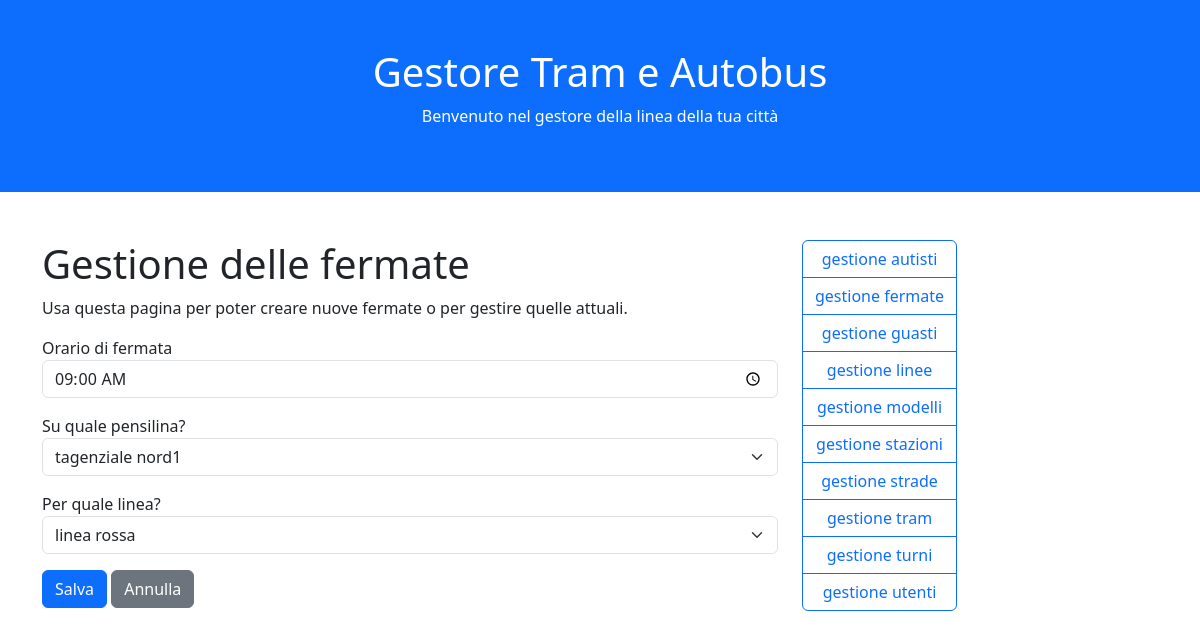
Page /Tram/fermate.php?azione=modifica&id=1 on the committed database.
### tables this page shows
CREATE TABLE fermate (
    idfermata integer primary key autoincrement,
    idlinea integer,
    idpensilina integer,
    orario time
);

CREATE TABLE pensiline (
    idpensilina integer primary key autoincrement,
    idstrada integer,
    pensilina text
);

CREATE TABLE linee (
    idlinea integer primary key autoincrement,
    linea text
);

### Tram/funzioni.php (the view, shortened to what this page needs)
<?php
	function EseguiDB($sql, $salva = false){
		$dbcon = new SQLite3(NOMEDB);
			$dati = $dbcon->query($sql);
		return $dati;
	}
	function ApriForm($azione = null, $metodo = "post"){
		if($azione == null){
			echo "<form method='".$metodo."'>";
		} else {
			echo "<form action='".$azione."' method='".$metodo."'>";
		}
	}
	function ChiudiForm($salva = "Salva", $annulla = "Annulla"){
		echo "
			<button class='btn btn-primary'>".$salva."</button>
			<button type='reset' class='btn btn-secondary'>".$annulla."</button>
			</form>";
	}
	function ScriviCampo($id, $label, $valore = "", $tipo = "text", $classe = "form-control"){
		switch($tipo){
			default:
				echo "<p class='form-group'>
							<label for='".$id."'>".$label."</label>
							<input value='".$valore."' type='".$tipo."' id='".$id."' name='".$id."' class='".$classe."' />
						</p>";
			break;
		}
	}
	function ScriviTendina($id, $label, $chiave, $descrizione, $tabella, $valore = 0){
		$dati = EseguiDB("SELECT ".$chiave.", ".$descrizione."
							FROM ".$tabella."
							ORDER BY ".$descrizione.";");
		$opzioni = [];
		while($riga = $dati->fetchArray()){
			if($riga[$chiave] == $valore){
				$opzioni[] = "<option selected value=".$riga[$chiave].">
								".$riga[$descrizione]."
								</option>";
			} else {
				$opzioni[] = "<option value=".$riga[$chiave].">
								".$riga[$descrizione]."
								</option>";
			}
		}
		$opzioni = implode("", $opzioni);
		echo "<p class='form-group'>
					<label for='".$id."'>".$label."</label>
					<select class='form-select' id='".$id."' name='".$id."'>
						".$opzioni."
					</select>
				</p>";
	}

### rows in the picture
fermate: orario "09:00"
pensiline: idpensilina "tagenziale nord1"
linee: idlinea "linea rossa"

### other values in the picture
$label "Orario di fermata"
$label "Su quale pensilina? Per quale linea?"
$salva "Salva"
$annulla "Annulla"
$pezzi[0] "autisti"
$pezzi[0] "fermate"
$pezzi[0] "guasti"
$pezzi[0] "linee"
$pezzi[0] "modelli"
$pezzi[0] "stazioni"
$pezzi[0] "strade"
$pezzi[0] "tram"
$pezzi[0] "turni"
$pezzi[0] "utenti"
